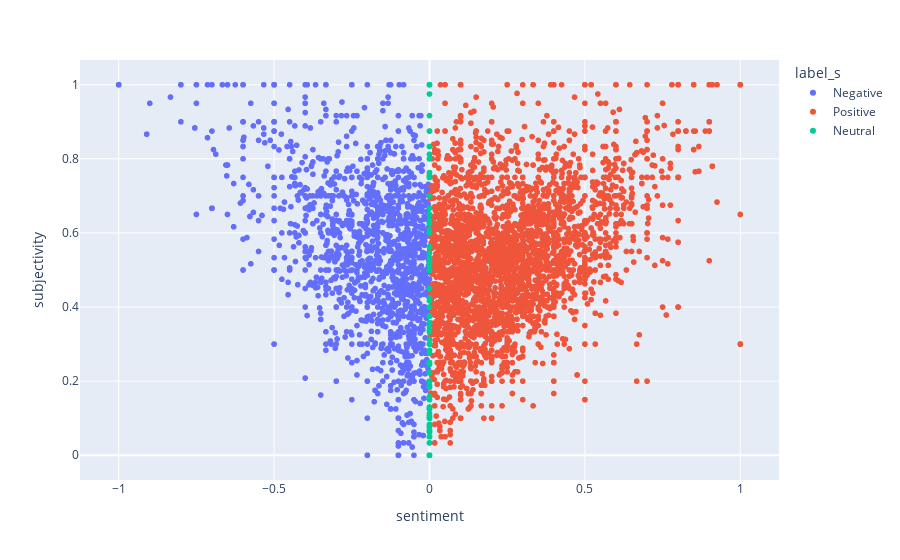

The notebook cell saved with this chart:
### Code cell
fig = px.scatter(TrumpFinal, x='sentiment', y='subjectivity', color = 'label_s')
fig.show()

### Figure 1 — Plotly figure (JSON) as saved in the notebook; plotly's stock layout.template omitted (floating-point values rounded to 4 significant figures; data arrays with more than 128 entries replaced by an {"elided": "..."} marker saying what was removed)
{"data": [{"hovertemplate": "label_s=Negative<br>sentiment=%{x}<br>subjectivity=%{y}<extra></extra>", "legendgroup": "Negative", "marker": {"color": "#636efa", "symbol": "circle"}, "mode": "markers", "name": "Negative", "showlegend": true, "type": "scattergl", "x": {"elided": "1765 float values"}, "xaxis": "x", "y": {"elided": "1765 float values"}, "yaxis": "y"}, {"hovertemplate": "label_s=Positive<br>sentiment=%{x}<br>subjectivity=%{y}<extra></extra>", "legendgroup": "Positive", "marker": {"color": "#EF553B", "symbol": "circle"}, "mode": "markers", "name": "Positive", "showlegend": true, "type": "scattergl", "x": {"elided": "3962 float values"}, "xaxis": "x", "y": {"elided": "3962 float values"}, "yaxis": "y"}, {"hovertemplate": "label_s=Neutral<br>sentiment=%{x}<br>subjectivity=%{y}<extra></extra>", "legendgroup": "Neutral", "marker": {"color": "#00cc96", "symbol": "circle"}, "mode": "markers", "name": "Neutral", "showlegend": true, "type": "scattergl", "x": {"elided": "968 int values"}, "xaxis": "x", "y": {"elided": "968 float values"}, "yaxis": "y"}], "layout": {"legend": {"title": {"text": "label_s"}, "tracegroupgap": 0}, "margin": {"t": 60}, "xaxis": {"anchor": "y", "domain": [0, 1], "title": {"text": "sentiment"}}, "yaxis": {"anchor": "x", "domain": [0, 1], "title": {"text": "subjectivity"}}}}
